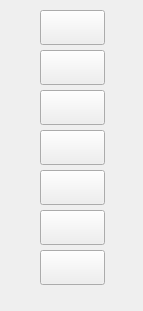
<?xml version="1.0" encoding="UTF-8"?>
<ui version="4.0">
 <class>Process_modify</class>
 <widget class="QWidget" name="Process_modify">
  <property name="geometry">
   <rect>
    <x>0</x>
    <y>0</y>
    <width>143</width>
    <height>311</height>
   </rect>
  </property>
  <property name="windowTitle">
   <string>Form</string>
  </property>
  <widget class="QFrame" name="frame">
   <property name="geometry">
    <rect>
     <x>0</x>
     <y>0</y>
     <width>143</width>
     <height>311</height>
    </rect>
   </property>
   <property name="styleSheet">
    <string notr="true">color: rgb(255, 255, 255);</string>
   </property>
   <property name="frameShape">
    <enum>QFrame::NoFrame</enum>
   </property>
   <property name="frameShadow">
    <enum>QFrame::Plain</enum>
   </property>
   <property name="lineWidth">
    <number>0</number>
   </property>
   <widget class="QPushButton" name="bt_cut">
    <property name="geometry">
     <rect>
      <x>40</x>
      <y>10</y>
      <width>65</width>
      <height>35</height>
     </rect>
    </property>
    <property name="sizePolicy">
     <sizepolicy hsizetype="Ignored" vsizetype="Ignored">
      <horstretch>0</horstretch>
      <verstretch>0</verstretch>
     </sizepolicy>
    </property>
    <property name="font">
     <font>
      <family>微软雅黑</family>
      <pointsize>12</pointsize>
     </font>
    </property>
    <property name="focusPolicy">
     <enum>Qt::NoFocus</enum>
    </property>
    <property name="text">
     <string/>
    </property>
    <property name="autoRepeat">
     <bool>false</bool>
    </property>
    <property name="autoRepeatDelay">
     <number>500</number>
    </property>
   </widget>
   <widget class="QPushButton" name="bt_move">
    <property name="geometry">
     <rect>
      <x>40</x>
      <y>50</y>
      <width>65</width>
      <height>35</height>
     </rect>
    </property>
    <property name="sizePolicy">
     <sizepolicy hsizetype="Ignored" vsizetype="Ignored">
      <horstretch>0</horstretch>
      <verstretch>0</verstretch>
     </sizepolicy>
    </property>
    <property name="font">
     <font>
      <family>微软雅黑</family>
      <pointsize>12</pointsize>
     </font>
    </property>
    <property name="focusPolicy">
     <enum>Qt::NoFocus</enum>
    </property>
    <property name="text">
     <string/>
    </property>
   </widget>
   <widget class="QPushButton" name="bt_copy">
    <property name="geometry">
     <rect>
      <x>40</x>
      <y>90</y>
      <width>65</width>
      <height>35</height>
     </rect>
    </property>
    <property name="sizePolicy">
     <sizepolicy hsizetype="Ignored" vsizetype="Ignored">
      <horstretch>0</horstretch>
      <verstretch>0</verstretch>
     </sizepolicy>
    </property>
    <property name="font">
     <font>
      <family>微软雅黑</family>
      <pointsize>12</pointsize>
     </font>
    </property>
    <property name="focusPolicy">
     <enum>Qt::NoFocus</enum>
    </property>
    <property name="text">
     <string/>
    </property>
   </widget>
   <widget class="QPushButton" name="bt_del">
    <property name="geometry">
     <rect>
      <x>40</x>
      <y>130</y>
      <width>65</width>
      <height>35</height>
     </rect>
    </property>
    <property name="sizePolicy">
     <sizepolicy hsizetype="Ignored" vsizetype="Ignored">
      <horstretch>0</horstretch>
      <verstretch>0</verstretch>
     </sizepolicy>
    </property>
    <property name="font">
     <font>
      <family>微软雅黑</family>
      <pointsize>12</pointsize>
     </font>
    </property>
    <property name="focusPolicy">
     <enum>Qt::NoFocus</enum>
    </property>
    <property name="text">
     <string/>
    </property>
   </widget>
   <widget class="QPushButton" name="bt_stick">
    <property name="geometry">
     <rect>
      <x>40</x>
      <y>170</y>
      <width>65</width>
      <height>35</height>
     </rect>
    </property>
    <property name="sizePolicy">
     <sizepolicy hsizetype="Ignored" vsizetype="Ignored">
      <horstretch>0</horstretch>
      <verstretch>0</verstretch>
     </sizepolicy>
    </property>
    <property name="font">
     <font>
      <family>微软雅黑</family>
      <pointsize>12</pointsize>
     </font>
    </property>
    <property name="focusPolicy">
     <enum>Qt::NoFocus</enum>
    </property>
    <property name="text">
     <string/>
    </property>
   </widget>
   <widget class="QPushButton" name="bt_edit">
    <property name="geometry">
     <rect>
      <x>40</x>
      <y>210</y>
      <width>65</width>
      <height>35</height>
     </rect>
    </property>
    <property name="sizePolicy">
     <sizepolicy hsizetype="Ignored" vsizetype="Ignored">
      <horstretch>0</horstretch>
      <verstretch>0</verstretch>
     </sizepolicy>
    </property>
    <property name="font">
     <font>
      <family>微软雅黑</family>
      <pointsize>12</pointsize>
     </font>
    </property>
    <property name="focusPolicy">
     <enum>Qt::NoFocus</enum>
    </property>
    <property name="text">
     <string/>
    </property>
   </widget>
   <widget class="QPushButton" name="bt_add">
    <property name="geometry">
     <rect>
      <x>40</x>
      <y>250</y>
      <width>65</width>
      <height>35</height>
     </rect>
    </property>
    <property name="sizePolicy">
     <sizepolicy hsizetype="Ignored" vsizetype="Ignored">
      <horstretch>0</horstretch>
      <verstretch>0</verstretch>
     </sizepolicy>
    </property>
    <property name="font">
     <font>
      <family>微软雅黑</family>
      <pointsize>12</pointsize>
     </font>
    </property>
    <property name="focusPolicy">
     <enum>Qt::NoFocus</enum>
    </property>
    <property name="text">
     <string/>
    </property>
   </widget>
  </widget>
 </widget>
 <resources/>
 <connections/>
</ui>
